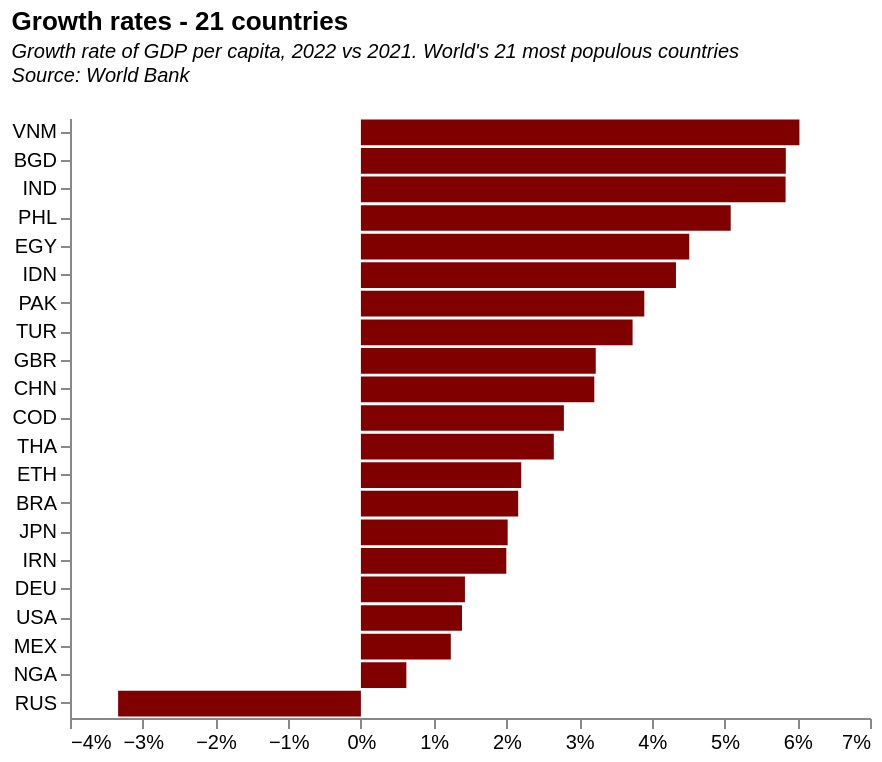

Express this chart as Vega-Lite.
### Vega-Lite specification from a JSON file in a GitHub repository (floating-point values rounded to 4 significant figures; data arrays with more than 128 entries replaced by an {"elided": "..."} marker saying what was removed)
{"$schema": "https://vega.github.io/schema/vega-lite/v5.json", "description": "Tufte inspired chart, with white grid lines over the bars", "title": {"text": "Growth rates - 21 countries", "subtitle": ["Growth rate of GDP per capita, 2022 vs 2021. World's 21 most populous countries", "Source: World Bank", ""], "subtitleFontStyle": "italic", "subtitleFontSize": 10, "anchor": "start", "color": "black"}, "view": {"stroke": "transparent"}, "width": 400, "height": 300, "data": {"values": {"elided": "192 records"}}, "transform": [{"filter": "datum.p21==1"}], "mark": {"type": "bar", "color": "rgb(128,0,0)"}, "encoding": {"x": {"field": "GrowthLatest", "type": "quantitative", "title": null, "axis": {"zindex": 0, "gridColor": "white", "gridWidth": 0.5, "labelAngle": 0, "format": ".0%"}}, "y": {"field": "ISO", "title": null, "type": "nominal", "sort": "-x"}}}
